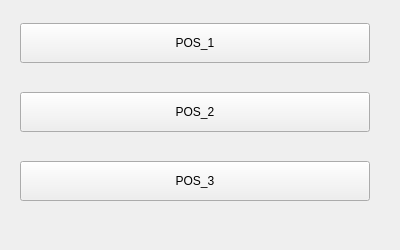
<?xml version="1.0" encoding="UTF-8"?>
<ui version="4.0">
 <class>Form</class>
 <widget class="QWidget" name="Form">
  <property name="geometry">
   <rect>
    <x>0</x>
    <y>0</y>
    <width>400</width>
    <height>250</height>
   </rect>
  </property>
  <property name="sizePolicy">
   <sizepolicy hsizetype="Fixed" vsizetype="Fixed">
    <horstretch>0</horstretch>
    <verstretch>0</verstretch>
   </sizepolicy>
  </property>
  <property name="minimumSize">
   <size>
    <width>400</width>
    <height>250</height>
   </size>
  </property>
  <property name="maximumSize">
   <size>
    <width>400</width>
    <height>250</height>
   </size>
  </property>
  <property name="windowTitle">
   <string>Form</string>
  </property>
  <widget class="QWidget" name="">
   <property name="geometry">
    <rect>
     <x>20</x>
     <y>20</y>
     <width>352</width>
     <height>186</height>
    </rect>
   </property>
   <layout class="QVBoxLayout" name="verticalLayout">
    <item>
     <widget class="QPushButton" name="pushButton">
      <property name="sizePolicy">
       <sizepolicy hsizetype="Fixed" vsizetype="Fixed">
        <horstretch>0</horstretch>
        <verstretch>0</verstretch>
       </sizepolicy>
      </property>
      <property name="minimumSize">
       <size>
        <width>350</width>
        <height>40</height>
       </size>
      </property>
      <property name="maximumSize">
       <size>
        <width>350</width>
        <height>40</height>
       </size>
      </property>
      <property name="text">
       <string>POS_1</string>
      </property>
     </widget>
    </item>
    <item>
     <spacer name="verticalSpacer">
      <property name="orientation">
       <enum>Qt::Vertical</enum>
      </property>
      <property name="sizeType">
       <enum>QSizePolicy::Fixed</enum>
      </property>
      <property name="sizeHint" stdset="0">
       <size>
        <width>20</width>
        <height>20</height>
       </size>
      </property>
     </spacer>
    </item>
    <item>
     <widget class="QPushButton" name="pushButton_2">
      <property name="sizePolicy">
       <sizepolicy hsizetype="Fixed" vsizetype="Fixed">
        <horstretch>0</horstretch>
        <verstretch>0</verstretch>
       </sizepolicy>
      </property>
      <property name="minimumSize">
       <size>
        <width>350</width>
        <height>40</height>
       </size>
      </property>
      <property name="maximumSize">
       <size>
        <width>350</width>
        <height>40</height>
       </size>
      </property>
      <property name="text">
       <string>POS_2</string>
      </property>
     </widget>
    </item>
    <item>
     <spacer name="verticalSpacer_2">
      <property name="orientation">
       <enum>Qt::Vertical</enum>
      </property>
      <property name="sizeType">
       <enum>QSizePolicy::Fixed</enum>
      </property>
      <property name="sizeHint" stdset="0">
       <size>
        <width>20</width>
        <height>20</height>
       </size>
      </property>
     </spacer>
    </item>
    <item>
     <widget class="QPushButton" name="pushButton_3">
      <property name="sizePolicy">
       <sizepolicy hsizetype="Fixed" vsizetype="Fixed">
        <horstretch>0</horstretch>
        <verstretch>0</verstretch>
       </sizepolicy>
      </property>
      <property name="minimumSize">
       <size>
        <width>350</width>
        <height>40</height>
       </size>
      </property>
      <property name="maximumSize">
       <size>
        <width>350</width>
        <height>40</height>
       </size>
      </property>
      <property name="text">
       <string>POS_3</string>
      </property>
     </widget>
    </item>
   </layout>
  </widget>
 </widget>
 <resources/>
 <connections/>
</ui>
